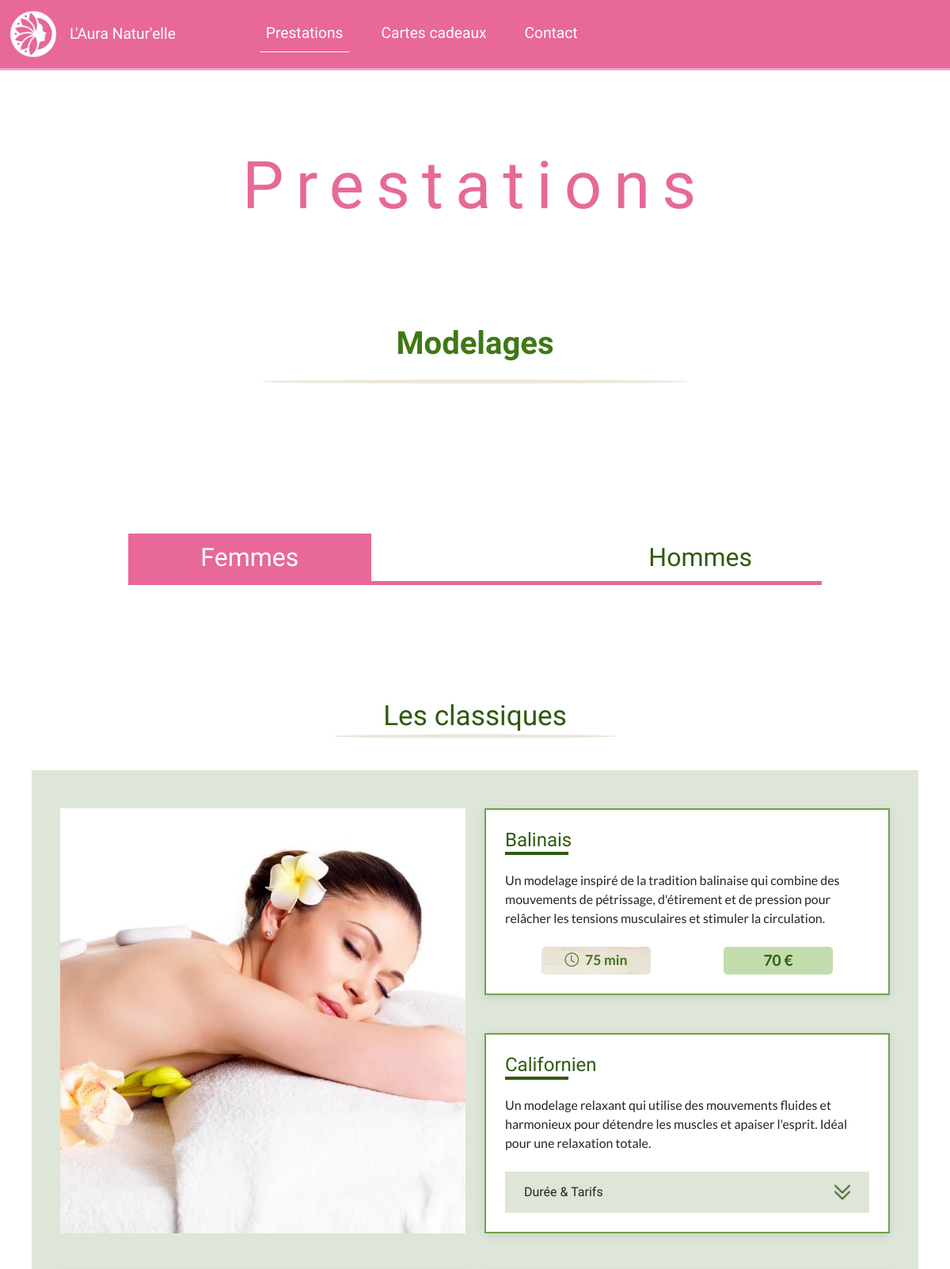
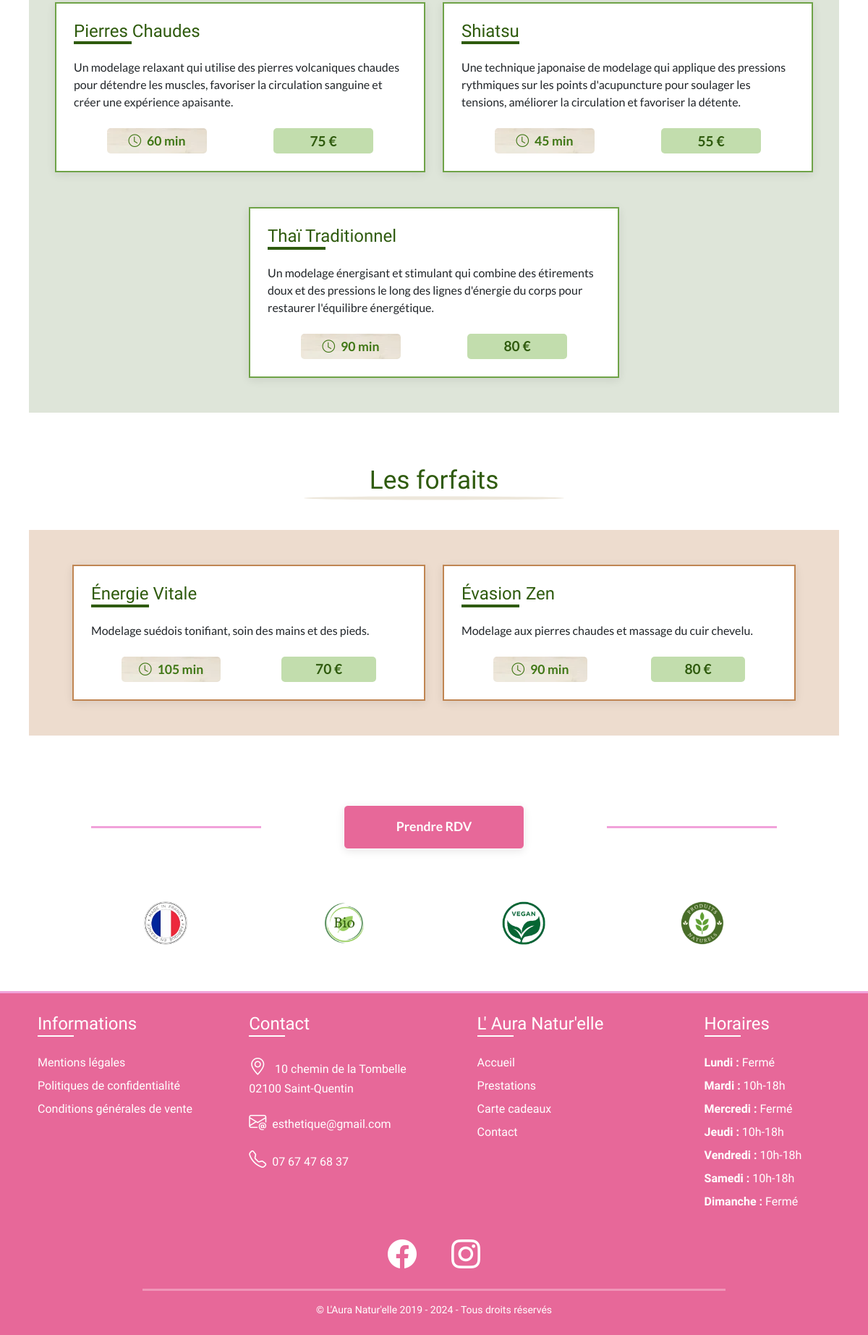
/prestations/modelages?id=2, run on the app's committed database (2 pictures, top to bottom).
### tables this page shows
CREATE TABLE `categories` (
    `id_category` INT AUTO_INCREMENT,
    `name` VARCHAR(50)  NOT NULL,
    `description` VARCHAR(500),
    `view` TINYINT NOT NULL,
    `darkmode` BOOLEAN NOT NULL,
    `created_at` DATETIME NOT NULL DEFAULT CURRENT_TIMESTAMP,
    `published_at` DATETIME,
    `updated_at` DATETIME,
    `deactivated_at` DATETIME,
    PRIMARY KEY(`id_category`)
);

CREATE TABLE `users` (
    `id_user` INT AUTO_INCREMENT,
    `email` VARCHAR(150)  NOT NULL,
    `phone` CHAR(10)  NOT NULL,
    `address` VARCHAR(150)  NOT NULL,
    `zipcode` CHAR(5)  NOT NULL,
    `city` VARCHAR(150)  NOT NULL,
    `artisan` BOOLEAN NOT NULL DEFAULT 0,
    `admin` BOOLEAN NOT NULL DEFAULT 0,
    `password` VARCHAR(250)  NOT NULL,
    `updated_at` DATETIME,
    PRIMARY KEY(`id_user`),
    UNIQUE(`email`),
    UNIQUE(`phone`)
);

CREATE TABLE `schedules` (
    `id_schedules` INT AUTO_INCREMENT,
    `week_day` VARCHAR(10)  NOT NULL,
    `open_day` TINYINT NOT NULL DEFAULT 0,
    `open_hour` TIME NOT NULL DEFAULT '00:00:00',
    `close_mid_hour` TIME NOT NULL DEFAULT '00:00:00',
    `open_mid_hour` TIME NOT NULL DEFAULT '00:00:00',
    `close_hour` TIME NOT NULL DEFAULT '00:00:00',
    `updated_at` DATETIME,
    PRIMARY KEY(`id_schedules`),
    UNIQUE(`week_day`)
);

### views/services_grid.php (the view, shortened to what the rows shown need)
<main>
    <div class="container-fluid px-0">
        <h1 class="text-center pt-5 mt-md-5">Prestations</h1>
        <section class="pb-5">
            <div class="row mx-0 px-md-5 pb-md-5 mt-lg-5">
                <div class="col">
                    <h2 class="category-title text-center py-4 my-5"><?= $category->name ?></h2>
                </div>
            </div>
            <?php
            include(__DIR__ . './templates/services/gender.php');
            ?>
            <?php if (!empty($female_services)) { ?>
                <section id="female">
                    <?php if (!empty($female_classics)) { ?>
                        <section>
                            <h3 class="subtitle text-center my-5 pt-xl-5">Les classiques</h3>
                            <div class="row justify-content-between mx-0 mt-xl-5 px-md-4 px-xxl-5 pt-5 service-row classic-section">
                                <div class="col-12 col-md-8 col-xl-6 col-xxl-4 d-flex flex-column justify-content-between mt-4 mt-md-0 order-2">
                                    <?php for ($i = 0; $i < count($female_classics) && $i < 2; $i++) {
                                        $service = $female_classics[$i]; ?>
                                        <article class="service main-service py-4 px-4 <?= ($i == 1) ? 'mt-3 mt-md-5' : '' ?>">
                                            <div class="d-flex flex-column flex-md-row flex-wrap justify-content-between mb-3">
                                                <h4 class="underline-title"><?= $service->name ?></h4>
                                            </div>
                                            <?php if (!empty($service->description)) { ?><p><?= $service->description ?></p><?php } ?>
                                            <?php include(__DIR__ . './../views/templates/services/pricings_grid.php'); ?>
                                        </article>
                                    <?php } ?>
                                </div>
                                <div class="col-12 col-md-4 col-xl-6 col-xxl-8 order-1">
                                    <picture>
                                        <source srcset="../public/uploads/categories/<?= $id ?>-xl.webp" type="image/webp" media="(min-width: 1400px)">
                                        <img src="../public/uploads/categories/<?= $id ?>.webp" alt="Illustration de la catégorie <?= $category->name ?>" class="img-fluid service-img">
                                    </picture>
                                </div>
                            </div>
                            <div class="row justify-content-around mx-0 px-md-4 px-xxl-5 pb-5 service-row classic-section">
                                <?php foreach ($female_classics as $key => $service) {
                                    if ($key > 1) {
                                        include(__DIR__ . './../views/templates/services/service_card.php');
                                    }
                                } ?>
                            </div>
                        </section>
                    <?php } ?>
                    <?php if (!empty($female_packages)) { ?>
                        <section>
                            <h3 class="subtitle text-center my-5 pt-xl-4 pt-xxl-5">Les forfaits</h3>
                            <div class="row justify-content-around mx-0 px-md-4 px-xl-5 pb-5 service-row package-section">
                                <?php foreach ($female_packages as $key => $service) {
                                    include(__DIR__ . './../views/templates/services/service_card.php');
                                } ?>
                            </div>
                        </section>
                    <?php } ?>
                </section>
            <?php } ?>
            <?php if (!empty($male_services)) { ?>
                    <?php if (!empty($male_classics)) { ?>
                                    <?php for ($i = 0; $i < count($male_classics) && $i < 2; $i++) {
                                        $service = $male_classics[$i]; ?>
                                            <?php include(__DIR__ . './../views/templates/services/pricings_grid.php'); ?>
                                    <?php } ?>
                    <?php } ?>
            <?php } ?>
            <?php
            include(__DIR__ . './templates/services/btn_appointment.php');
            ?>
            <?php
            include(__DIR__ . './templates/services/products.php');
            ?>
        </section>
    </div>
</main>

### views/templates/footer.php (shortened to what the rows shown need)
<footer>
    <div class="container-fluid">
        <div class="row justify-content-around mt-4 mb-4 mb-lg-0 mb-xxl-4 mx-0">
            <div class="col-12 col-md-6 col-lg-3 order-3 order-lg-2 d-flex justify-content-md-center mb-4" id="contact">
                <ul class="ms-3 ms-md-0">
                    <li class="fs-4 footerTitle mb-4">Contact</li>
                    <li class="my-3"><i class="bi bi-geo-alt me-2"></i> <?= $artisan->address ?> <br> <?= $artisan->zipcode . ' ' . $artisan->city ?></li>
                    <li class="my-3"><a href="mailto: <?= $artisan->email ?>"><i class="bi bi-envelope-at me-2"></i><?= $artisan->email ?></a></li>
                    <li class="my-3"><i class="bi bi-telephone me-2"></i><?= $artisan->phone ?></li>
                </ul>
            </div>
            <div class="col-12 col-md-6 col-lg-3 order-4 d-flex justify-content-md-center mb-4" id="schedule">
                <ul class="ms-3 ms-md-0">
                    <li class="fs-4 footerTitle mb-4">Horaires</li>
                    <?php foreach ($schedules_sign as $schedule) { ?>
                        <li class="my-2"><span><?= $schedule->week_day ?> :</span> <?= $schedule->display ?></li><?php } ?>
                </ul>
            </div>
        </div>
    </div>
</footer>
</body>
</html>

### data on the page
categories: name "Modelages", view 2 (drawn)
users: address "10 chemin de la Tombelle", zipcode "02100", city "Saint-Quentin", email "esthetique@gmail.com", phone "07 67 47 68 37"
schedules: week_day "Lundi", display "Fermé"
schedules: week_day "Mardi", open_hour+close_hour "10h-18h"
schedules: week_day "Mercredi", display "Fermé"
schedules: week_day "Jeudi", open_hour+close_hour "10h-18h"
schedules: week_day "Vendredi", open_hour+close_hour "10h-18h"
schedules: week_day "Samedi", open_hour+close_hour "10h-18h"
schedules: week_day "Dimanche", display "Fermé"

### other printed values
$service->name "Balinais"
$service->description "Un modelage inspiré de la tradition balinaise qui combine des mouvements de pétrissage, d'étirement et de pression pour relâcher les tensions musculaires et stimuler la circulation."
$service->durations "75"
$service->prices "70"
$service->name "Californien"
$service->description "Un modelage relaxant qui utilise des mouvements fluides et harmonieux pour détendre les muscles et apaiser l'esprit. Idéal pour une relaxation totale."
$service->name "Pierres Chaudes"
$service->description "Un modelage relaxant qui utilise des pierres volcaniques chaudes pour détendre les muscles, favoriser la circulation sanguine et créer une expérience apaisante."
$service->durations "60"
$service->prices "75"
$service->name "Shiatsu"
$service->description "Une technique japonaise de modelage qui applique des pressions rythmiques sur les points d'acupuncture pour soulager les tensions, améliorer la circulation et favoriser la détente."
$service->durations "45"
$service->prices "55"
$service->name "Thaï Traditionnel"
